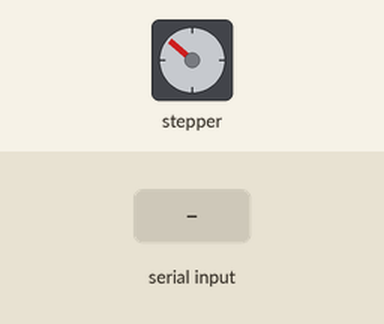
The sketch below on a simulated Arduino Uno, built with avr-gcc and run on an emulated ATmega328P. Parts: stepper motor. The test bench sets the inputs (shaded band). Stepper angles assume 200 steps per turn.

Above: at 1.24 s.
1.3 s: "5\n" received over Serial
4.3 s: "90,45\n" received over Serial
At 4.3 s:
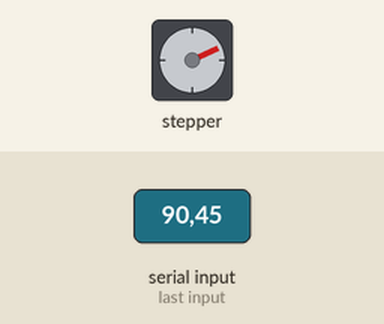
7.3 s: "30,150\n" received over Serial
At 7.9 s:
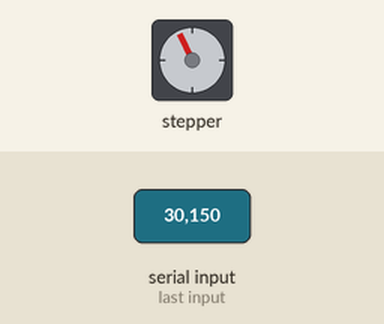
10.3 s: "200\n" received over Serial
At 11.75 s:
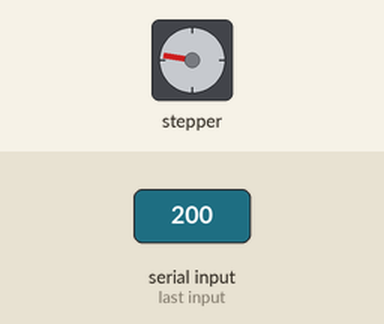
Timing chart, 0 to 17.3 s (numbered marks = the images above; inputs shaded):
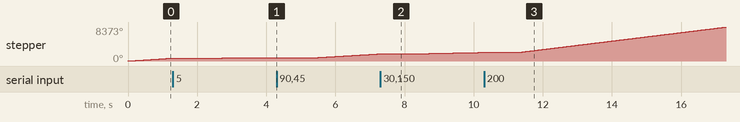

The sketch:

stepper_oneRevolution_2.ino
```cpp
/*
 Stepper Motor Control - one revolution

 This program drives a unipolar or bipolar stepper motor.
 The motor is attached to digital pins 8 - 11 of the Arduino.

 The motor should revolve one revolution in one direction, then
 one revolution in the other direction.


 Created 11 Mar. 2007
 Modified 30 Nov. 2009
 by Tom Igoe

 */

#include <Stepper.h>

const int stepsPerRevolution = 200;  // change this to fit the number of steps per revolution
// for your motor
int velocidad = 100;
// initialize the stepper library on pins 8 through 11:
Stepper myStepper(stepsPerRevolution, 2, 3, 4, 5);

void setup() {
  // set the speed at 60 rpm:
  myStepper.setSpeed(velocidad);
  // initialize the serial port:
  Serial.begin(9600);
}

void loop() {

  if (Serial.available() > 0) {
    motorParar();
    String incomingString = Serial.readString();
      velocidad = incomingString.toInt();
      myStepper.setSpeed(velocidad);
  }
  myStepper.step(1);
}

void motorParar() {
  digitalWrite(2, LOW);
  digitalWrite(3, LOW);
  digitalWrite(4, LOW);
  digitalWrite(5, LOW);
}
```
